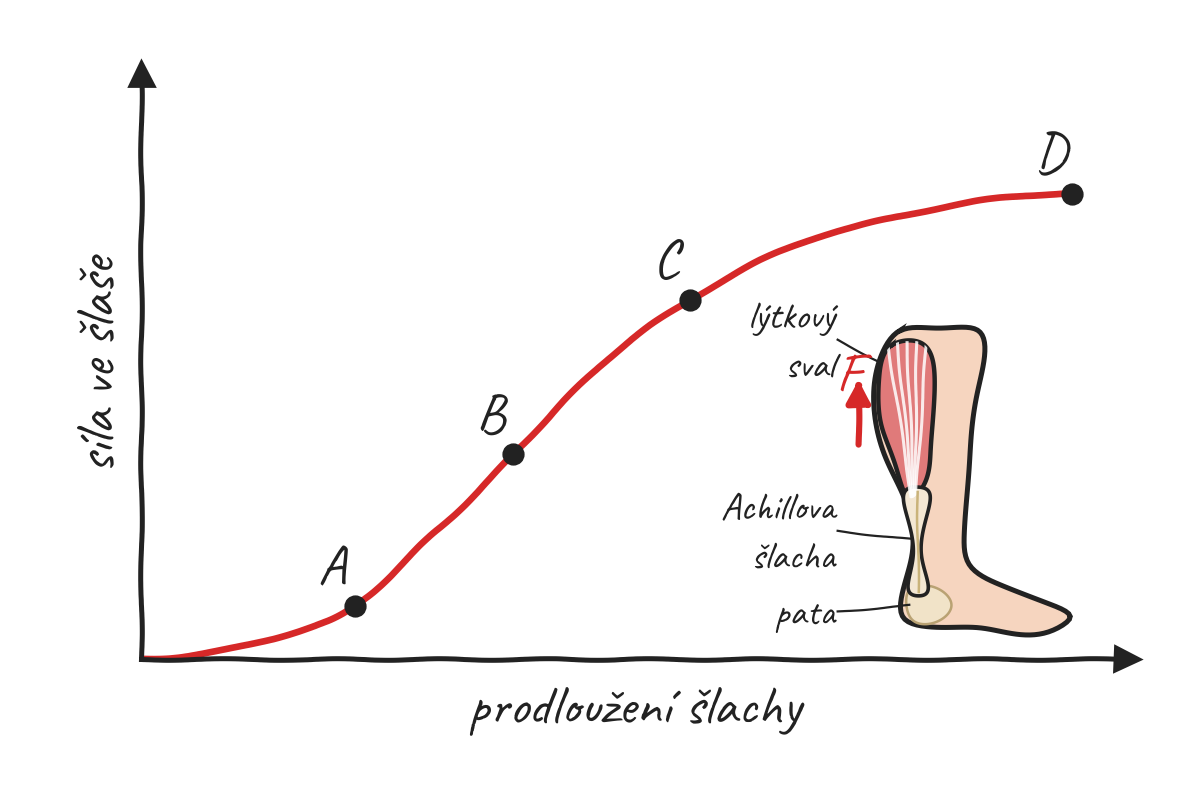
#> input picture images/001_pruznost_modul_slachy.png, 1200 x 800 px, given in place of 010_pruznost_napeti_achilova_ilustrace.png, which was not available
$ python 010_pruznost_napeti_achilova.py
#> lines starting #> are read from the running program, lines starting #| are printed output that depends on the picture
### obrazky/zdroje/styl.py
"""Jednotný kreslený styl obrázků sbírky. Použití:  from styl import *"""
import os
import matplotlib; matplotlib.use('Agg')
import matplotlib.pyplot as plt
from matplotlib import font_manager as fm
from matplotlib.patches import FancyArrowPatch, Arc

_FONT = os.path.join(os.path.dirname(os.path.abspath(__file__)), 'Caveat-Regular.ttf')
fm.fontManager.addfont(_FONT)

# --- barvy (význam je pevný, viz STYL.md) ---
INK    = '#222222'  # obrysy, osy, text
SILA   = '#d62828'  # síly
MOMENT = '#f77f00'  # momenty
POHYB  = '#7b2cbf'  # rychlost, zrychlení
ROZMER = '#1d6fd1'  # kóty, úhly, vzdálenosti
BOD    = '#2a9d4b'  # těžiště, body, osy otáčení
KOST, SVAL, KUZE, DREVO = '#f1e3c8', '#e07a7a', '#f6d5bf', '#8b5a2b'

W, H, DPI = 6.0, 4.0, 200   # 1200 x 800 px

def start(w=W, h=H, osy=False):
    plt.xkcd(scale=0.8, length=120, randomness=2)
    plt.rcParams.update({
        'font.family': ['Caveat', 'DejaVu Sans'], 'font.size': 20,
        'mathtext.fontset': 'custom', 'mathtext.rm': 'Caveat',
        'mathtext.it': 'Caveat', 'mathtext.bf': 'Caveat',
        'axes.linewidth': 1.8, 'lines.linewidth': 2.4, 'path.effects': [],
        'axes.edgecolor': INK, 'text.color': INK, 'axes.labelcolor': INK,
        'xtick.color': INK, 'ytick.color': INK})
    fig, ax = plt.subplots(figsize=(w, h), dpi=DPI)
    if not osy:
        ax.set_aspect('equal'); ax.axis('off')
    return fig, ax

# [4 lines left out: function graf, not called in this run]

def sila(ax, x0, y0, x1, y1, text=None, barva=SILA, dx=.05, dy=.05):
    ax.add_patch(FancyArrowPatch((x0, y0), (x1, y1), arrowstyle='-|>',
                 mutation_scale=18, lw=2.2, color=barva))
    if text: ax.text(x1 + dx, y1 + dy, text, color=barva, fontsize=20)

# [5 lines left out: function kota, not called in this run]

def bod(ax, x, y, text=None, dx=.06, dy=.06):
    ax.plot(x, y, 'o', color=BOD, ms=9)
    if text: ax.text(x + dx, y + dy, text, color=BOD, fontsize=20)

# [6 lines left out: function uhel, not called in this run]

def uloz(fig, jmeno):
    fig.tight_layout()
    fig.savefig(jmeno, facecolor='white', dpi=DPI)
    plt.close(fig)

### obrazky/zdroje/010_pruznost_napeti_achilova.py
"""010 – Napětí v Achillově šlaše: ilustrace (010_pruznost_napeti_achilova_ilustrace.png) + popisky a data."""
from styl import *
from PIL import Image
import numpy as np

ILU = '010_pruznost_napeti_achilova_ilustrace.png'
ilu = np.asarray(Image.open(ILU).convert('RGB')).copy(); ilu[ilu.min(2) > 235] = 255
#> after `ilu[ilu.min(2) > 235] = 255`: ilu: shape (800, 1200, 3); mean R, G, B 248.6, 246.3, 245.9
H, W, _ = ilu.shape
#> H = 800; W = 1200
fig, ax = start(6, 3.6)
ax.imshow(ilu, extent=(0, W, H, 0)); ax.set_xlim(250, W - 50); ax.set_ylim(H - 30, -20)
# síla ve šlaše (míří podél šlachy k lýtkovému svalu)
sila(ax, 1500, 640, 1330, 230); ax.text(1430, 130, '$F$ = 2200 N', color=SILA, fontsize=18, ha='left', va='center')
# popis šlachy
ax.plot([1440, 1600], [760, 1180], color=INK, lw=1)
ax.text(1600, 1200, 'Achillova šlacha', fontsize=16, ha='center', va='top')
# průřez
ax.text(2235, 900, 'průřez šlachy', fontsize=16, ha='center', va='top')
ax.text(2235, 1030, '$S$ = 93 mm²', color=ROZMER, fontsize=18, ha='center', va='top')
ax.text(2235, 1190, 'σ = ?', color=ROZMER, fontsize=23, ha='center', va='top')
uloz(fig, '010_pruznost_napeti_achilova.png')
#> in uloz, `fig.savefig(jmeno, facecolor='white', dpi=DPI)`:
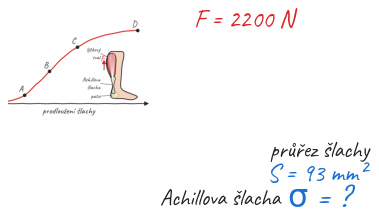
#> figure drawn by matplotlib, 1 panel

$ run again, on images/001_skalovani_barva.png
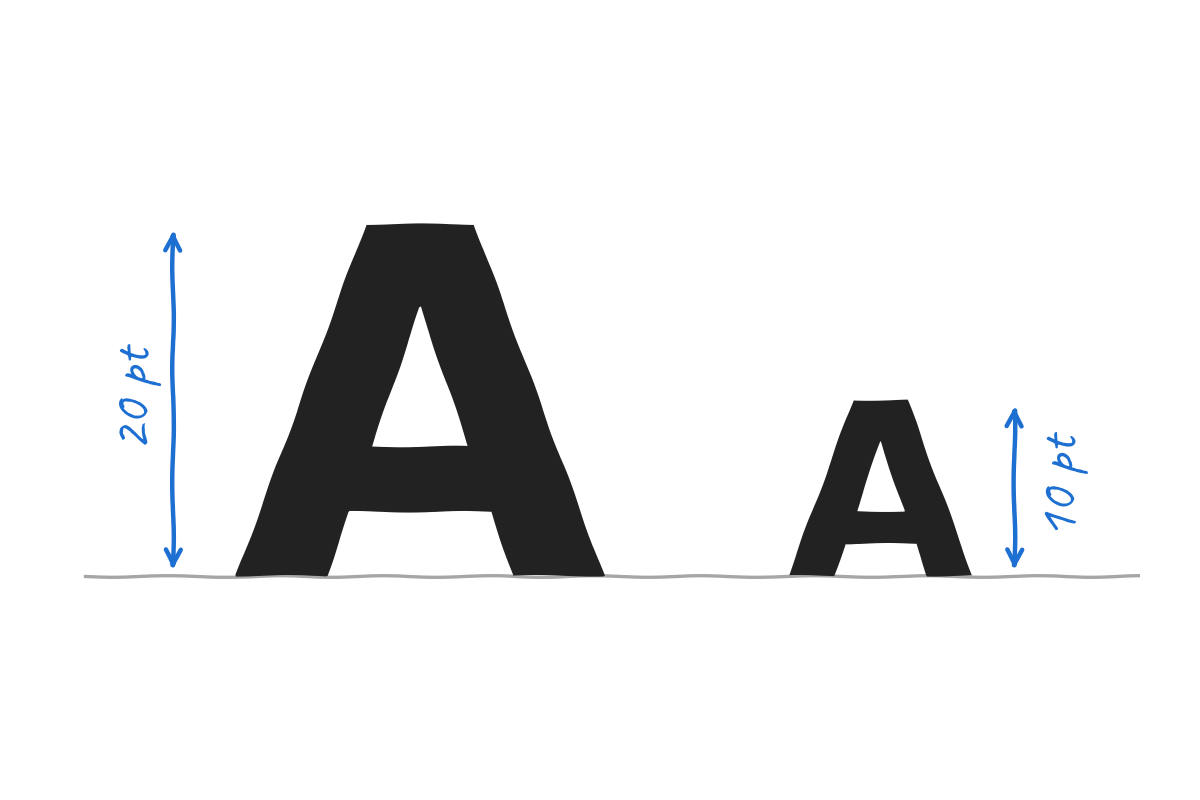
#> input picture images/001_skalovani_barva.png, 1200 x 800 px, given in place of 010_pruznost_napeti_achilova_ilustrace.png, which was not available
#> ilu: shape (800, 1200, 3); mean R, G, B 234.6, 234.9, 235.4
#> in uloz, `fig.savefig(jmeno, facecolor='white', dpi=DPI)`:
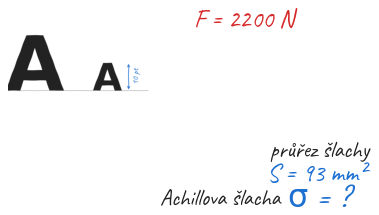
#> figure drawn by matplotlib, 1 panel

$ run again, on images/002_pruznost_poruseni_vlaken.png
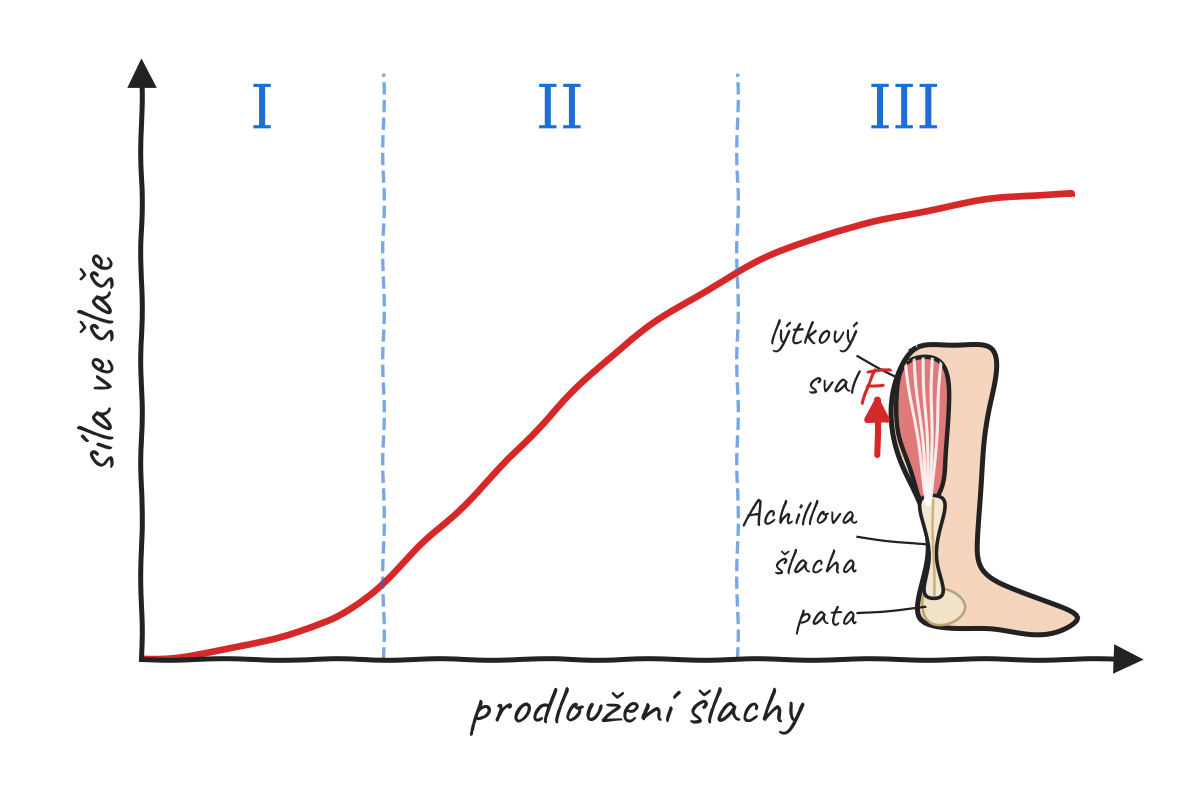
#> input picture images/002_pruznost_poruseni_vlaken.png, 1200 x 800 px, given in place of 010_pruznost_napeti_achilova_ilustrace.png, which was not available
#> ilu: shape (800, 1200, 3); mean R, G, B 248.5, 246.6, 246.6
#> in uloz, `fig.savefig(jmeno, facecolor='white', dpi=DPI)`:
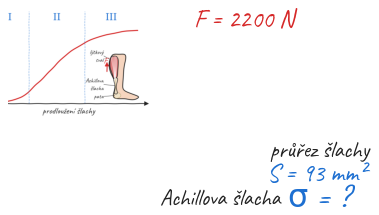
#> figure drawn by matplotlib, 1 panel
